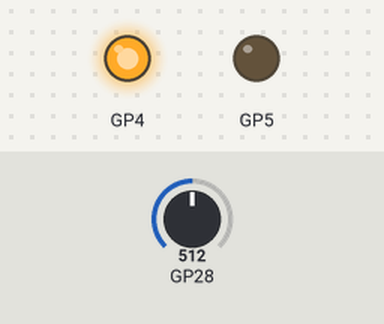
Bench run of a sketch on a simulated Raspberry Pi Pico. On the bench: output pins drawn as LEDs (lit = HIGH). Inputs (shaded band) come from the test bench; at power-on: GP28 = 512.

Above: at 1.3 s.
1.4 s: GP28 set to 0
3.1 s: GP28 set to 122
At 3.77 s:
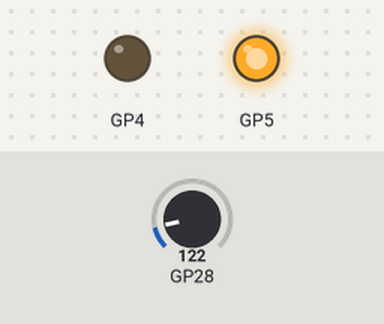
Timing chart, 0 to 12.2 s (numbered marks = the images above; inputs shaded):
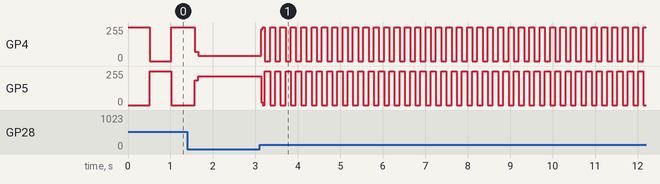

Measured:
- after the input at 3.1 s, GP4: 39/255 → 237/255 at once, then moves between 0/255 and 255/255, repeating every 1.2 s; GP5: 216/255 → 19/255 at once, then moves between 0/255 and 255/255, repeating every 1.2 s

The sketch:

mod9_aula02_03.ino
```cpp
/*
  Author  - Curso De Arduino 2.0
  Link    - https://cursodearduino.net/
  Aula    - Diferenças Pico e Arduino
  Sketch  - Exemplo 03 analogRead
*/

void setup() {
  pinMode(4, OUTPUT);
  pinMode(5, OUTPUT);
}

void loop() {
  digitalWrite(4, HIGH);
  digitalWrite(5, LOW);
  delay(analogRead(28));

  digitalWrite(4, LOW);
  digitalWrite(5, HIGH);
  delay(analogRead(28));
}
```
